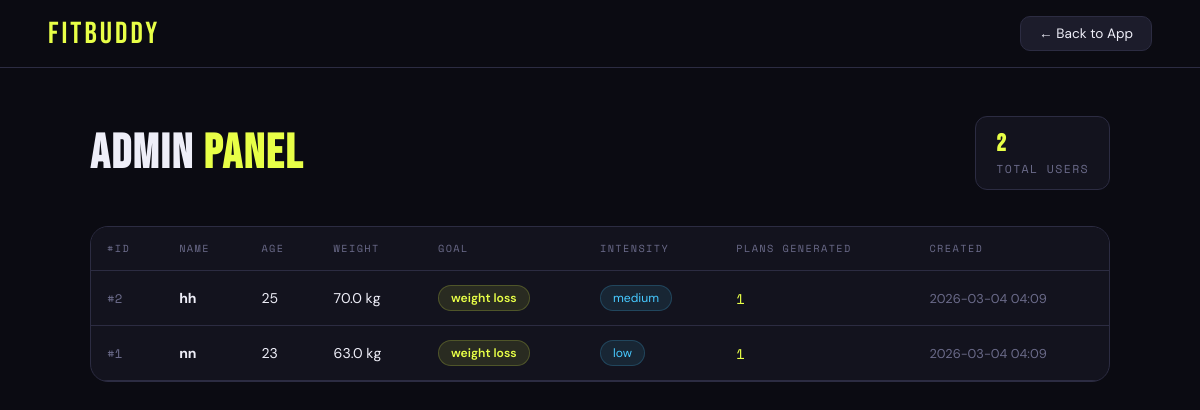
Screenshot of /view-all-users with the database file from the repository.
### tables this page shows
CREATE TABLE users (
                id INTEGER PRIMARY KEY AUTOINCREMENT,
                name TEXT NOT NULL,
                age INTEGER NOT NULL,
                weight REAL NOT NULL,
                height REAL,
                goal TEXT NOT NULL,
                intensity TEXT NOT NULL,
                created_at TEXT DEFAULT (datetime('now'))
            );

### main.py (the view)
@app.route("/view-all-users")
def view_all_users():
    with get_db() as conn:
        users = conn.execute("""
            SELECT u.*, COUNT(w.id) as plan_count
            FROM users u
            LEFT JOIN workout_plans w ON w.user_id = u.id
            GROUP BY u.id ORDER BY u.created_at DESC
        """).fetchall()
        users = [dict(r) for r in users]
    logger.info("Admin: fetched %d users", len(users))
    return render_template("all_users.html", users=users)

### main.py (called while the page is built)
def get_db():
    conn = sqlite3.connect(DB_PATH)
    conn.row_factory = sqlite3.Row
    return conn

### templates/all_users.html (shortened to what this page needs)
<!DOCTYPE html>
<html lang="en">
<head>
</head>
<body>
<header>
  <a class="logo" href="/">FitBuddy</a>
  <a class="back-btn" href="/">← Back to App</a>
</header>
<main>
  <div class="admin-header">
    <h1>Admin <span>Panel</span></h1>
    <div class="count-badge">
      <strong>{{ users|length }}</strong>
      Total Users
    </div>
  </div>
  <div class="table-wrap">
    {% if users %}
    <table>
      <thead>
        <tr>
          <th>#ID</th>
          <th>Name</th>
          <th>Age</th>
          <th>Weight</th>
          <th>Goal</th>
          <th>Intensity</th>
          <th>Plans Generated</th>
          <th>Created</th>
        </tr>
      </thead>
      <tbody>
        {% for u in users %}
        <tr>
          <td style="color:var(--muted);font-family:'Space Mono',monospace;font-size:0.78rem">#{{ u.id }}</td>
          <td><strong>{{ u.name }}</strong></td>
          <td>{{ u.age }}</td>
          <td>{{ u.weight }} kg</td>
          <td><span class="goal-tag">{{ u.goal }}</span></td>
          <td><span class="intensity-tag">{{ u.intensity }}</span></td>
          <td style="color:var(--accent);font-family:'Space Mono',monospace">{{ u.plan_count }}</td>
          <td style="color:var(--muted);font-size:0.8rem">{{ u.created_at[:16] if u.created_at else '—' }}</td>
        </tr>
        {% endfor %}
      </tbody>
    </table>
    {% else %}
    <div class="empty-state">
      <div class="empty-icon">🏃</div>
      <p>No users yet. Generate your first plan to see data here.</p>
    </div>
    {% endif %}
  </div>
</main>
</body>
</html>

### templates/all_users.html (style rules this page uses)
:root { --bg: #0b0b12; --surface: #13131e; --surface2: #1c1c2b; --border: #2c2c42; --accent: #e8ff47; --accent2: #47c9ff; --accent3: #ff6b47; --text: #eeeef8; --muted: #6b6b8a; }
* { margin: 0; padding: 0; box-sizing: border-box; }
body { background: var(--bg); color: var(--text); font-family: 'DM Sans', sans-serif; min-height: 100vh; }
header { padding: 0 48px; height: 68px; display: flex; align-items: center; justify-content: space-between; border-bottom: 1px solid var(--border); background: rgba(11,11,18,0.95); }
.logo { font-family: 'Bebas Neue', sans-serif; font-size: 1.9rem; letter-spacing: 0.1em; color: var(--accent); text-decoration: none; }
.back-btn { padding: 8px 18px; border-radius: 10px; border: 1px solid var(--border); background: var(--surface2); color: var(--text); font-family: 'DM Sans', sans-serif; font-size: 0.85rem; cursor: pointer; text-decoration: none; transition: all 0.2s; }
main { max-width: 1100px; margin: 0 auto; padding: 48px 40px; }
.admin-header { display: flex; align-items: center; justify-content: space-between; margin-bottom: 36px; }
h1 { font-family: 'Bebas Neue', sans-serif; font-size: 3rem; letter-spacing: 0.04em; }
h1 span { color: var(--accent); }
.count-badge { background: var(--surface); border: 1px solid var(--border); border-radius: 12px; padding: 12px 20px; font-family: 'Space Mono', monospace; font-size: 0.72rem; letter-spacing: 0.12em; text-transform: uppercase; color: var(--muted); }
.count-badge strong { color: var(--accent); font-size: 1.5rem; display: block; margin-bottom: 2px; font-family: 'Bebas Neue', sans-serif; letter-spacing: 0.05em; }
table { width: 100%; border-collapse: collapse; }
thead tr { background: var(--surface); border-bottom: 1px solid var(--border); }
thead th { padding: 14px 16px; text-align: left; font-family: 'Space Mono', monospace; font-size: 0.64rem; letter-spacing: 0.14em; text-transform: uppercase; color: var(--muted); font-weight: 400; }
tbody tr { border-bottom: 1px solid var(--border); transition: background 0.15s; }
tbody td { padding: 14px 16px; font-size: 0.88rem; color: var(--text); }
.goal-tag { display: inline-block; padding: 4px 12px; border-radius: 100px; font-size: 0.76rem; font-weight: 600; background: rgba(232,255,71,0.1); color: var(--accent); border: 1px solid rgba(232,255,71,0.2); }
.intensity-tag { display: inline-block; padding: 4px 12px; border-radius: 100px; font-size: 0.76rem; background: rgba(71,201,255,0.1); color: var(--accent2); border: 1px solid rgba(71,201,255,0.2); }
.table-wrap { background: var(--surface); border: 1px solid var(--border); border-radius: 18px; overflow: hidden; }

### rows the page displays
users: id "2", name "hh", age "25", weight "70.0", goal "weight loss", intensity "medium", plan_count "1", created_at "2026-03-04 04:09"
users: id "1", name "nn", age "23", weight "63.0", goal "weight loss", intensity "low", plan_count "1", created_at "2026-03-04 04:09"

### other values shown
{{ users|length }} "2"
